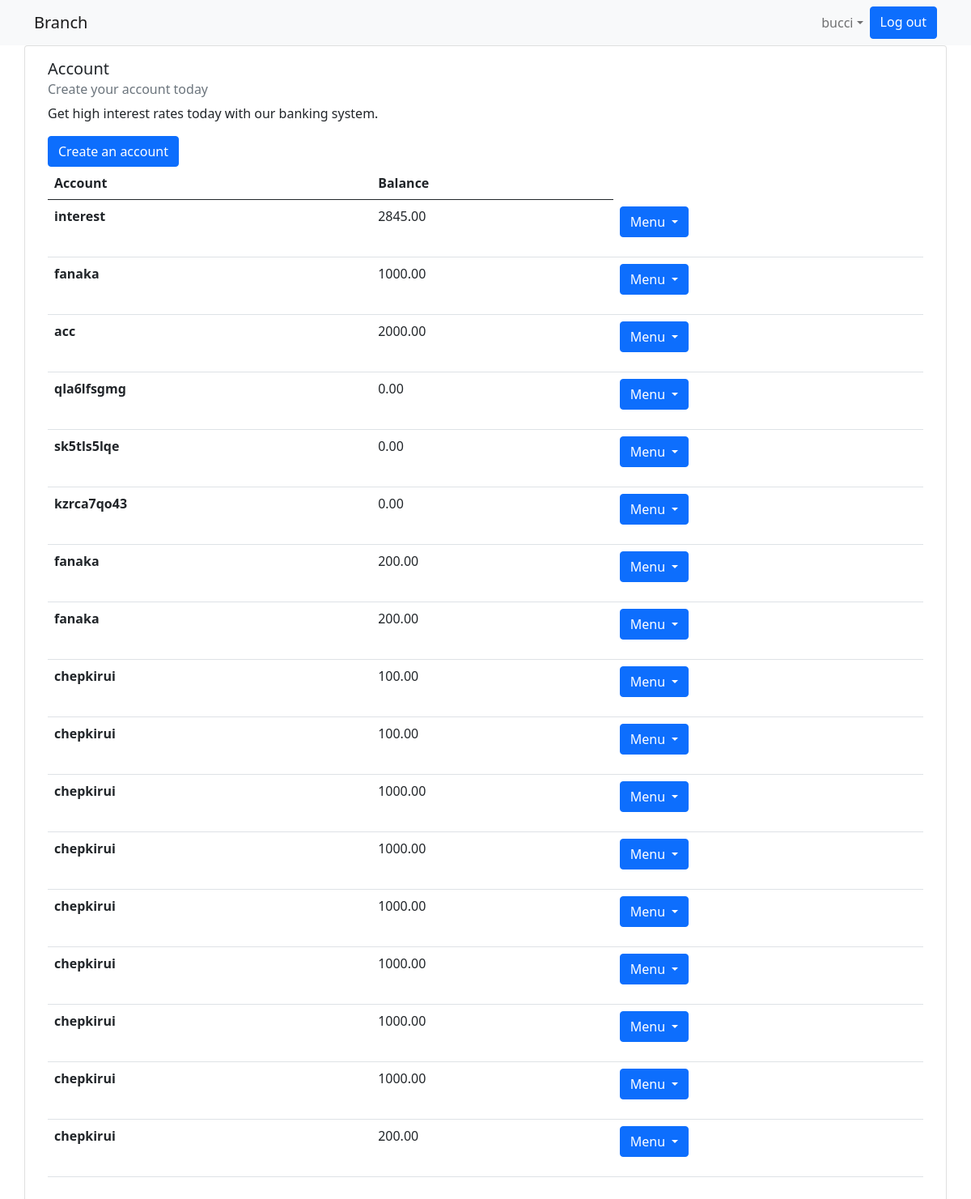
The app's page /home/ (signed in) with its own data.
### branch/models.py (models this page shows, shortened)
class Account(models.Model):
    name=models.CharField(max_length=30,default="")
    balance=models.DecimalField( max_digits=12, decimal_places=2)
    customer=models.ForeignKey(Customer, on_delete=models.CASCADE)
    timestamp = models.DateTimeField(auto_now_add = True)

### branch/views.py (the view)
# urls.py: 2. Add a URL to urlpatterns:  path('', views.home, name='home')
@login_required
def home(request):
    accounts = Account.objects.filter(customer__user = request.user)
    loans = Loan.objects.filter(name=request.user)
    return render(request, 'home.html',
        {"accounts":accounts, "loans":loans}
    )

### templates/home.html (shortened to what this page needs)
{% extends 'base.html' %}
  {% block content%}
<div class="container">
      <div class="row">
  <div class="card" s>
  <div class="card-body">
    <h5 class="card-title">Account</h5>
    <h6 class="card-subtitle mb-2 text-muted">Create your account today</h6>
    <p class="card-text">Get high interest rates today with our banking system.</p>
<a href="{% url 'create'%}" class="btn btn-primary">Create an account</a>
    <table class="table">
      <thead>
        <tr>
          <th scope="col">Account</th>
          <th scope="col">Balance</th>
        </tr>
      </thead>
      <tbody>
        {% for account in accounts %}
        <tr>
          <th scope="row">{{account.name}}</th>
          <td>{{account.balance}}</td>
<td>
  <div class="dropdown">
    <a class="btn btn-primary dropdown-toggle" href="#" role="button" id="dropdownMenuLink" data-bs-toggle="dropdown" aria-expanded="false">
      Menu
    </a>
    <ul class="dropdown-menu" aria-labelledby="dropdownMenuLink">
          <li><a class="dropdown-item" href="{%url 'loan' account.pk%}"</a>Request Loan</li>
    </ul>
  </div>
        </tr>
        {% endfor %}
      </tbody>
    </table>
  </div>
</div>
</div>
</div>
{% endblock%}

### templates/base.html (shortened to what this page needs)
{% load static %}<!doctype html>
<html lang="en">
  <head>
    <link href="https://cdn.jsdelivr.net/npm/bootstrap@5.0.2/dist/css/bootstrap.min.css" rel="stylesheet">
  </head>
  <body>
    {%block body%}
      <nav class="navbar navbar-expand-lg navbar-light bg-light">
          <div class="container">
            <a class="navbar-brand" href="{% url 'home' %}"> Branch </a>
          {% if user.is_authenticated%}
          <div class="collapse navbar-collapse" id="navbarResponsive">
            <ul class="navbar-nav ms-auto">
              <li class="nav-item active">
                  <li class="nav-item">
                      <a class="nav-item nav-link dropdown-toggle mr-md-2" href="#" id="userMenu" data-toggle="dropdown" aria-haspopup="true" aria-expanded="false">{{user.username}}</a>
                  </li>
                        <a class="btn btn-primary ml-auto"href="{% url 'account_logout' %}">Log out</a>
                </ul>
              </div>
            </div>
          </nav>
          {% endif%}
  <div lass="container">
  {% block content %}{% endblock %}
  </div>
      {% endblock body%}
  </body>
</html>

### records on screen
Account: name "interest", balance "2845.00"
Account: name "fanaka", balance "1000.00"
Account: name "acc", balance "2000.00"
Account: name "qla6lfsgmg", balance "0.00"
Account: name "sk5tls5lqe", balance "0.00"
Account: name "kzrca7qo43", balance "0.00"
Account: name "fanaka", balance "200.00"
Account: name "fanaka", balance "200.00"
Account: name "chepkirui", balance "100.00"
Account: name "chepkirui", balance "100.00"
Account: name "chepkirui", balance "1000.00"
Account: name "chepkirui", balance "1000.00"
Account: name "chepkirui", balance "1000.00"
Account: name "chepkirui", balance "1000.00"
Account: name "chepkirui", balance "1000.00"
Account: name "chepkirui", balance "1000.00"
Account: name "chepkirui", balance "200.00"

### other values on screen
{{ user.username }} "bucci"
